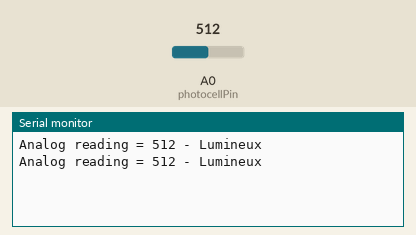
Simulated run of this sketch. Board: Arduino Uno, built with avr-gcc and run on an emulated ATmega328P. Parts: the last lines printed to the serial monitor. The test bench sets the inputs (shaded band); at power-on: A0 (photocellPin) = 512.

Above: at 1.8 s.
1.9 s: A0 (photocellPin) set to 490
At 2.8 s:
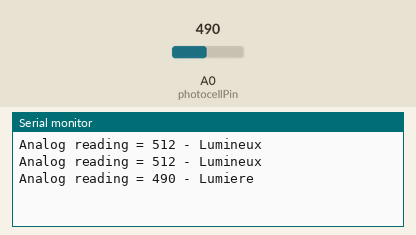
4.5 s: A0 (photocellPin) set to 190
At 5.8 s:
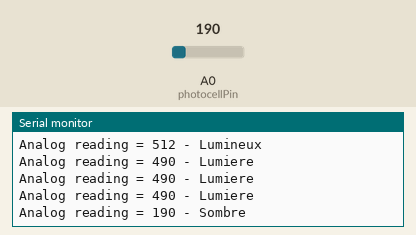
7.5 s: A0 (photocellPin) set to 0
At 8.6 s:
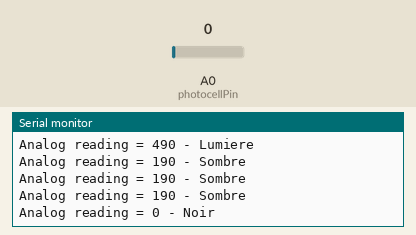
10.5 s: A0 (photocellPin) set to 810
At 11.8 s:
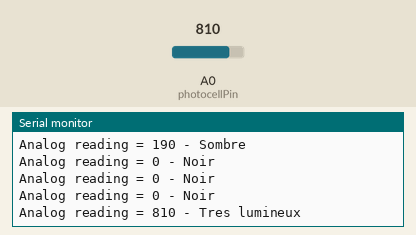

The sketch:

photoresistance.ino
```cpp
int photocellPin = 0; // the cell and 10K pulldown are connected to a0
int photocellReading; // the analog reading from the analog resistor divider

void setup(void) {
  // We'll send debugging information via the Serial monitor
  Serial.begin(9600);
}

void loop(void) {
  photocellReading = analogRead(photocellPin);
  Serial.print("Analog reading = ");
  Serial.print(photocellReading); // the raw analog reading
  // We'll have a few threshholds, qualitatively determined
  if (photocellReading < 10) {
    Serial.println(" - Noir");
  } else if (photocellReading < 200) {
    Serial.println(" - Sombre");
  } else if (photocellReading < 500) {
    Serial.println(" - Lumiere");
  } else if (photocellReading < 800) {
    Serial.println(" - Lumineux");
  } else {
    Serial.println(" - Tres lumineux");
  }
  delay(1000);
}
```

Measured:
- after the input at 1.9 s, the serial monitor: prints a new line after 0.10 s (image 1)
- after the input at 4.5 s, the serial monitor: prints a new line after 0.50 s (image 2)
- after the input at 7.5 s, the serial monitor: prints a new line after 0.50 s (image 3)
- after the input at 10.5 s, the serial monitor: prints a new line after 0.51 s (image 4)
